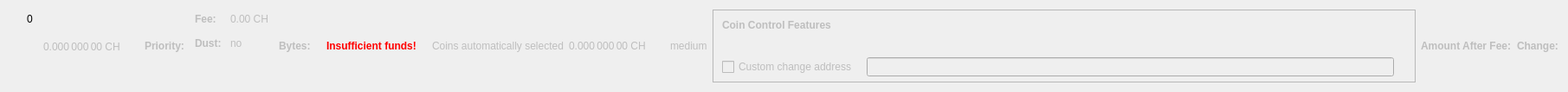
    <widget class="QWidget" name="dummyHideWidget" native="true">
     <property name="maximumSize">
      <size>
       <width>100</width>
       <height>22</height>
      </size>
     </property>
     <layout class="QHBoxLayout" name="dummyHideLayout">
      <item>
       <layout class="QFormLayout" name="formLayoutCoinControl1">
        <property name="horizontalSpacing">
         <number>10</number>
        </property>
        <property name="verticalSpacing">
         <number>14</number>
        </property>
        <property name="leftMargin">
         <number>10</number>
        </property>
        <property name="topMargin">
         <number>4</number>
        </property>
        <property name="rightMargin">
         <number>6</number>
        </property>
        <item row="0" column="1">
         <widget class="QLabel" name="labelCoinControlBytes">
          <property name="cursor">
           <cursorShape>IBeamCursor</cursorShape>
          </property>
          <property name="contextMenuPolicy">
           <enum>Qt::ActionsContextMenu</enum>
          </property>
          <property name="text">
           <string notr="true">0</string>
          </property>
          <property name="textInteractionFlags">
           <set>Qt::LinksAccessibleByMouse|Qt::TextSelectableByKeyboard|Qt::TextSelectableByMouse</set>
          </property>
         </widget>
        </item>
       </layout>
      </item>
      <item>
       <widget class="QLabel" name="labelCoinControlAfterFee">
        <property name="enabled">
         <bool>false</bool>
        </property>
        <property name="sizePolicy">
         <sizepolicy hsizetype="Fixed" vsizetype="Fixed">
          <horstretch>0</horstretch>
          <verstretch>0</verstretch>
         </sizepolicy>
        </property>
        <property name="minimumSize">
         <size>
          <width>111</width>
          <height>12</height>
         </size>
        </property>
        <property name="maximumSize">
         <size>
          <width>111</width>
          <height>12</height>
         </size>
        </property>
        <property name="cursor">
         <cursorShape>IBeamCursor</cursorShape>
        </property>
        <property name="contextMenuPolicy">
         <enum>Qt::ActionsContextMenu</enum>
        </property>
        <property name="text">
         <string notr="true">0.000 000 00 CH</string>
        </property>
        <property name="textInteractionFlags">
         <set>Qt::LinksAccessibleByMouse|Qt::TextSelectableByKeyboard|Qt::TextSelectableByMouse</set>
        </property>
       </widget>
      </item>
      <item>
       <widget class="QLabel" name="labelCoinControlPriorityText">
        <property name="enabled">
         <bool>false</bool>
        </property>
        <property name="font">
         <font>
          <weight>75</weight>
          <bold>true</bold>
         </font>
        </property>
        <property name="text">
         <string>Priority:</string>
        </property>
       </widget>
      </item>
      <item>
       <layout class="QHBoxLayout" name="horizontalLayout"/>
      </item>
      <item>
       <layout class="QFormLayout" name="formLayoutCoinControl3">
        <property name="horizontalSpacing">
         <number>10</number>
        </property>
        <property name="verticalSpacing">
         <number>14</number>
        </property>
        <property name="leftMargin">
         <number>6</number>
        </property>
        <property name="topMargin">
         <number>4</number>
        </property>
        <property name="rightMargin">
         <number>6</number>
        </property>
        <item row="0" column="0">
         <widget class="QLabel" name="labelCoinControlFeeText">
          <property name="enabled">
           <bool>false</bool>
          </property>
          <property name="font">
           <font>
            <weight>75</weight>
            <bold>true</bold>
           </font>
          </property>
          <property name="text">
           <string>Fee:</string>
          </property>
          <property name="margin">
           <number>0</number>
          </property>
         </widget>
        </item>
        <item row="0" column="1">
         <widget class="QLabel" name="labelCoinControlFee">
          <property name="enabled">
           <bool>false</bool>
          </property>
          <property name="cursor">
           <cursorShape>IBeamCursor</cursorShape>
          </property>
          <property name="contextMenuPolicy">
           <enum>Qt::ActionsContextMenu</enum>
          </property>
          <property name="text">
           <string notr="true">0.00 CH</string>
          </property>
          <property name="textInteractionFlags">
           <set>Qt::LinksAccessibleByMouse|Qt::TextSelectableByKeyboard|Qt::TextSelectableByMouse</set>
          </property>
         </widget>
        </item>
        <item row="1" column="0">
         <widget class="QLabel" name="labelCoinControlLowOutputText">
          <property name="enabled">
           <bool>false</bool>
          </property>
          <property name="font">
           <font>
            <weight>75</weight>
            <bold>true</bold>
           </font>
          </property>
          <property name="text">
           <string>Dust:</string>
          </property>
         </widget>
        </item>
        <item row="1" column="1">
         <widget class="QLabel" name="labelCoinControlLowOutput">
          <property name="enabled">
           <bool>false</bool>
          </property>
          <property name="cursor">
           <cursorShape>IBeamCursor</cursorShape>
          </property>
          <property name="contextMenuPolicy">
           <enum>Qt::ActionsContextMenu</enum>
          </property>
          <property name="text">
           <string>no</string>
          </property>
          <property name="textInteractionFlags">
           <set>Qt::LinksAccessibleByMouse|Qt::TextSelectableByKeyboard|Qt::TextSelectableByMouse</set>
          </property>
         </widget>
        </item>
       </layout>
      </item>
      <item>
       <widget class="QLabel" name="labelCoinControlBytesText">
        <property name="enabled">
         <bool>false</bool>
        </property>
        <property name="font">
         <font>
          <weight>75</weight>
          <bold>true</bold>
         </font>
        </property>
        <property name="text">
         <string>Bytes:</string>
        </property>
       </widget>
      </item>
      <item>
       <layout class="QFormLayout" name="formLayoutCoinControl2">
        <property name="horizontalSpacing">
         <number>10</number>
        </property>
        <property name="verticalSpacing">
         <number>14</number>
        </property>
        <property name="leftMargin">
         <number>6</number>
        </property>
        <property name="topMargin">
         <number>4</number>
        </property>
        <property name="rightMargin">
         <number>6</number>
        </property>
       </layout>
      </item>
      <item>
       <layout class="QHBoxLayout" name="horizontalLayoutCoinControl2">
        <property name="spacing">
         <number>8</number>
        </property>
        <property name="bottomMargin">
         <number>10</number>
        </property>
       </layout>
      </item>
      <item>
       <widget class="QLabel" name="labelCoinControlInsuffFunds">
        <property name="enabled">
         <bool>false</bool>
        </property>
        <property name="minimumSize">
         <size>
          <width>0</width>
          <height>0</height>
         </size>
        </property>
        <property name="font">
         <font>
          <weight>75</weight>
          <bold>true</bold>
         </font>
        </property>
        <property name="styleSheet">
         <string notr="true">color:red;font-weight:bold;</string>
        </property>
        <property name="text">
         <string>Insufficient funds!</string>
        </property>
        <property name="margin">
         <number>5</number>
        </property>
       </widget>
      </item>
      <item>
       <layout class="QFormLayout" name="formLayoutCoinControl4">
        <property name="horizontalSpacing">
         <number>10</number>
        </property>
        <property name="verticalSpacing">
         <number>14</number>
        </property>
        <property name="leftMargin">
         <number>6</number>
        </property>
        <property name="topMargin">
         <number>4</number>
        </property>
        <property name="rightMargin">
         <number>6</number>
        </property>
       </layout>
      </item>
      <item>
       <widget class="QLabel" name="labelCoinControlAutomaticallySelected">
        <property name="enabled">
         <bool>false</bool>
        </property>
        <property name="sizePolicy">
         <sizepolicy hsizetype="Fixed" vsizetype="Fixed">
          <horstretch>0</horstretch>
          <verstretch>0</verstretch>
         </sizepolicy>
        </property>
        <property name="minimumSize">
         <size>
          <width>0</width>
          <height>0</height>
         </size>
        </property>
        <property name="maximumSize">
         <size>
          <width>240</width>
          <height>16777215</height>
         </size>
        </property>
        <property name="text">
         <string>Coins automatically selected</string>
        </property>
        <property name="margin">
         <number>5</number>
        </property>
       </widget>
      </item>
      <item>
       <widget class="QLabel" name="labelCoinControlChange">
        <property name="enabled">
         <bool>false</bool>
        </property>
        <property name="sizePolicy">
         <sizepolicy hsizetype="Fixed" vsizetype="Fixed">
          <horstretch>0</horstretch>
          <verstretch>0</verstretch>
         </sizepolicy>
        </property>
        <property name="minimumSize">
         <size>
          <width>111</width>
          <height>0</height>
         </size>
        </property>
        <property name="maximumSize">
         <size>
          <width>111</width>
          <height>16777215</height>
         </size>
        </property>
        <property name="cursor">
         <cursorShape>IBeamCursor</cursorShape>
        </property>
        <property name="contextMenuPolicy">
         <enum>Qt::ActionsContextMenu</enum>
        </property>
        <property name="text">
         <string notr="true">0.000 000 00 CH</string>
        </property>
        <property name="textInteractionFlags">
         <set>Qt::LinksAccessibleByMouse|Qt::TextSelectableByKeyboard|Qt::TextSelectableByMouse</set>
        </property>
       </widget>
      </item>
      <item>
       <widget class="QLabel" name="labelCoinControlPriority">
        <property name="enabled">
         <bool>false</bool>
        </property>
        <property name="cursor">
         <cursorShape>IBeamCursor</cursorShape>
        </property>
        <property name="contextMenuPolicy">
         <enum>Qt::ActionsContextMenu</enum>
        </property>
        <property name="text">
         <string>medium</string>
        </property>
        <property name="textInteractionFlags">
         <set>Qt::LinksAccessibleByMouse|Qt::TextSelectableByKeyboard|Qt::TextSelectableByMouse</set>
        </property>
       </widget>
      </item>
      <item>
       <widget class="QFrame" name="frameCoinControl">
        <property name="sizePolicy">
         <sizepolicy hsizetype="Expanding" vsizetype="Expanding">
          <horstretch>0</horstretch>
          <verstretch>0</verstretch>
         </sizepolicy>
        </property>
        <property name="maximumSize">
         <size>
          <width>16777215</width>
          <height>16777215</height>
         </size>
        </property>
        <property name="frameShape">
         <enum>QFrame::StyledPanel</enum>
        </property>
        <property name="frameShadow">
         <enum>QFrame::Sunken</enum>
        </property>
        <layout class="QVBoxLayout" name="verticalLayoutCoinControl2_2">
         <property name="spacing">
          <number>0</number>
         </property>
         <property name="leftMargin">
          <number>0</number>
         </property>
         <property name="topMargin">
          <number>0</number>
         </property>
         <property name="rightMargin">
          <number>0</number>
         </property>
         <property name="bottomMargin">
          <number>6</number>
         </property>
         <item>
          <layout class="QVBoxLayout" name="verticalLayoutCoinControl" stretch="0,0,0,1">
           <property name="spacing">
            <number>0</number>
           </property>
           <property name="leftMargin">
            <number>10</number>
           </property>
           <property name="topMargin">
            <number>10</number>
           </property>
           <item>
            <layout class="QHBoxLayout" name="horizontalLayoutCoinControl1">
             <property name="bottomMargin">
              <number>15</number>
             </property>
             <item>
              <widget class="QLabel" name="labelCoinControlFeatures">
               <property name="enabled">
                <bool>false</bool>
               </property>
               <property name="sizePolicy">
                <sizepolicy hsizetype="Preferred" vsizetype="Maximum">
                 <horstretch>0</horstretch>
                 <verstretch>0</verstretch>
                </sizepolicy>
               </property>
               <property name="font">
                <font>
                 <weight>75</weight>
                 <bold>true</bold>
                </font>
               </property>
               <property name="styleSheet">
                <string notr="true">font-weight:bold;</string>
               </property>
               <property name="text">
                <string>Coin Control Features</string>
               </property>
              </widget>
             </item>
            </layout>
           </item>
           <item>
            <widget class="QWidget" name="widgetCoinControl" native="true">
             <property name="sizePolicy">
              <sizepolicy hsizetype="Preferred" vsizetype="Preferred">
               <horstretch>0</horstretch>
               <verstretch>0</verstretch>
              </sizepolicy>
             </property>
             <property name="minimumSize">
              <size>
               <width>0</width>
               <height>0</height>
              </size>
             </property>
             <property name="styleSheet">
              <string notr="true"/>
             </property>
             <layout class="QHBoxLayout" name="horizontalLayoutCoinControl5_2">
              <property name="leftMargin">
               <number>0</number>
              </property>
              <property name="topMargin">
               <number>0</number>
              </property>
              <property name="rightMargin">
               <number>0</number>
              </property>
              <property name="bottomMargin">
               <number>0</number>
              </property>
              <item>
               <layout class="QHBoxLayout" name="horizontalLayoutCoinControl3">
                <property name="spacing">
                 <number>20</number>
                </property>
                <property name="topMargin">
                 <number>0</number>
                </property>
                <property name="bottomMargin">
                 <number>10</number>
                </property>
               </layout>
              </item>
             </layout>
            </widget>
           </item>
           <item>
            <layout class="QHBoxLayout" name="horizontalLayoutCoinControl4" stretch="0,0,0">
             <property name="spacing">
              <number>12</number>
             </property>
             <property name="sizeConstraint">
              <enum>QLayout::SetDefaultConstraint</enum>
             </property>
             <property name="topMargin">
              <number>5</number>
             </property>
             <property name="rightMargin">
              <number>5</number>
             </property>
             <item>
              <widget class="QCheckBox" name="checkBoxCoinControlChange">
               <property name="enabled">
                <bool>false</bool>
               </property>
               <property name="toolTip">
                <string>If this is activated, but the change address is empty or invalid, change will be sent to a newly generated address.</string>
               </property>
               <property name="text">
                <string>Custom change address</string>
               </property>
              </widget>
             </item>
             <item>
              <widget class="QValidatedLineEdit" name="lineEditCoinControlChange">
               <property name="enabled">
                <bool>false</bool>
               </property>
               <property name="sizePolicy">
                <sizepolicy hsizetype="Expanding" vsizetype="Fixed">
                 <horstretch>0</horstretch>
                 <verstretch>0</verstretch>
                </sizepolicy>
               </property>
              </widget>
             </item>
             <item>
              <widget class="QLabel" name="labelCoinControlChangeLabel_2">
               <property name="sizePolicy">
                <sizepolicy hsizetype="Preferred" vsizetype="Expanding">
                 <horstretch>0</horstretch>
                 <verstretch>0</verstretch>
                </sizepolicy>
               </property>
               <property name="minimumSize">
                <size>
                 <width>0</width>
                 <height>0</height>
                </size>
               </property>
               <property name="text">
                <string/>
               </property>
               <property name="margin">
                <number>3</number>
               </property>
              </widget>
             </item>
            </layout>
           </item>
           <item>
            <spacer name="verticalSpacerCoinControl">
             <property name="orientation">
              <enum>Qt::Vertical</enum>
             </property>
             <property name="sizeHint" stdset="0">
              <size>
               <width>800</width>
               <height>1</height>
              </size>
             </property>
            </spacer>
           </item>
          </layout>
         </item>
        </layout>
       </widget>
      </item>
      <item>
       <widget class="QLabel" name="labelCoinControlAfterFeeText">
        <property name="enabled">
         <bool>false</bool>
        </property>
        <property name="minimumSize">
         <size>
          <width>0</width>
          <height>0</height>
         </size>
        </property>
        <property name="maximumSize">
         <size>
          <width>16777215</width>
          <height>16777215</height>
         </size>
        </property>
        <property name="font">
         <font>
          <weight>75</weight>
          <bold>true</bold>
         </font>
        </property>
        <property name="text">
         <string>Amount After Fee:</string>
        </property>
        <property name="alignment">
         <set>Qt::AlignLeading|Qt::AlignLeft|Qt::AlignVCenter</set>
        </property>
        <property name="margin">
         <number>0</number>
        </property>
       </widget>
      </item>
      <item>
       <widget class="QLabel" name="labelCoinControlChangeText">
        <property name="enabled">
         <bool>false</bool>
        </property>
        <property name="sizePolicy">
         <sizepolicy hsizetype="Preferred" vsizetype="Preferred">
          <horstretch>0</horstretch>
          <verstretch>0</verstretch>
         </sizepolicy>
        </property>
        <property name="minimumSize">
         <size>
          <width>0</width>
          <height>0</height>
         </size>
        </property>
        <property name="maximumSize">
         <size>
          <width>16777215</width>
          <height>16777215</height>
         </size>
        </property>
        <property name="font">
         <font>
          <weight>75</weight>
          <bold>true</bold>
         </font>
        </property>
        <property name="text">
         <string>Change:</string>
        </property>
        <property name="alignment">
         <set>Qt::AlignLeading|Qt::AlignLeft|Qt::AlignVCenter</set>
        </property>
       </widget>
      </item>
     </layout>
    </widget>
